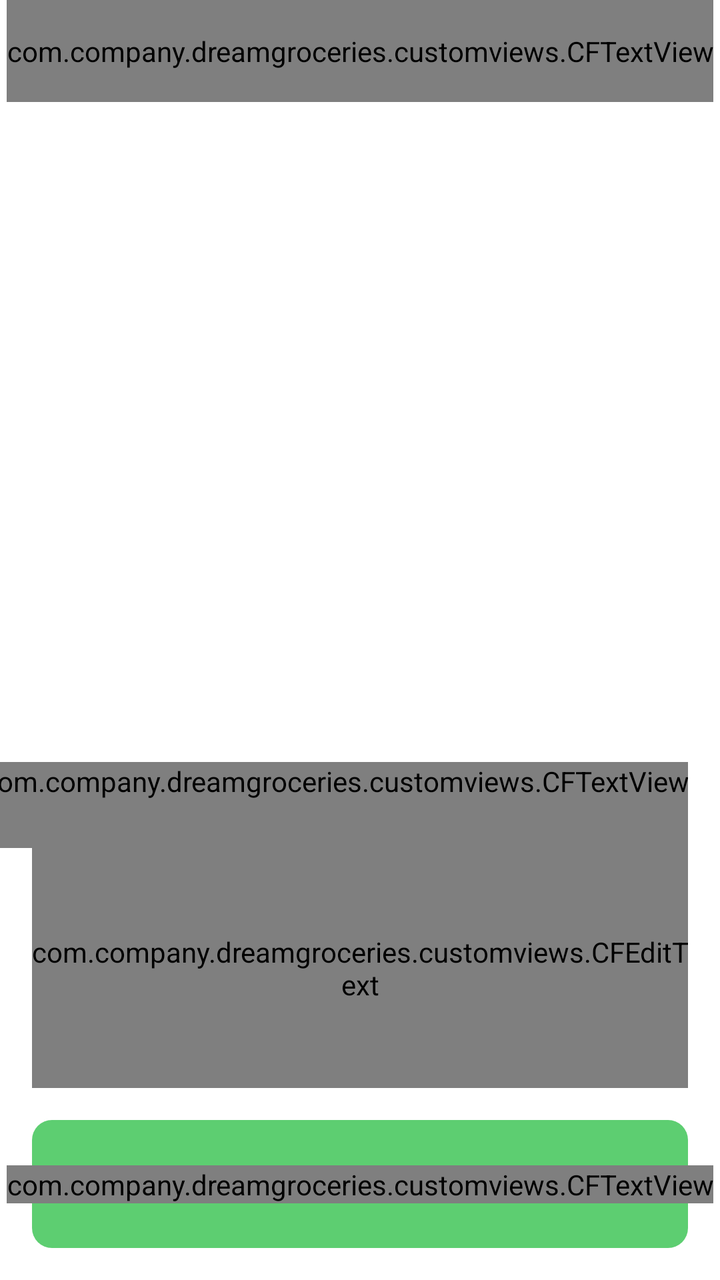
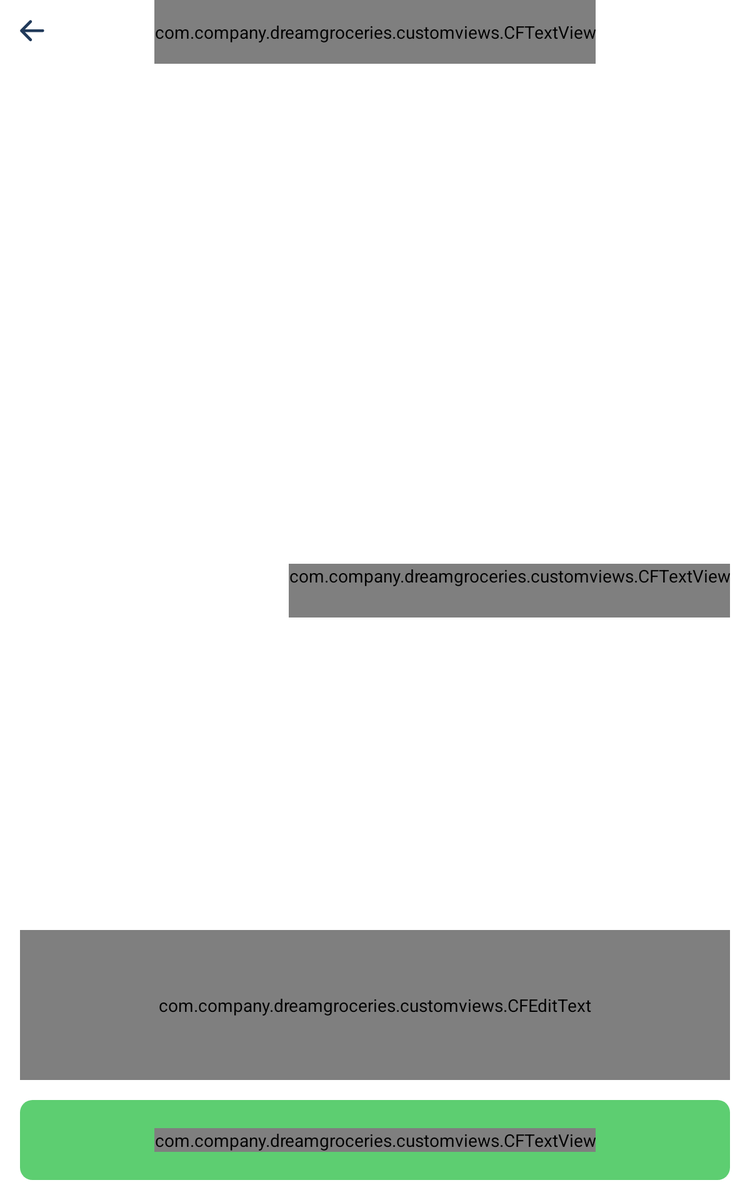

An Android layout and its configuration variant, each rendered on a device that would load it. The default file and the variant file are quoted in full after the pictures.
<!-- AndroidManifest.xml: application theme AppTheme -->
<!-- res/layout/fragment_manual_order.xml -->
<androidx.constraintlayout.widget.ConstraintLayout xmlns:android="http://schemas.android.com/apk/res/android"
    xmlns:app="http://schemas.android.com/apk/res-auto"
    xmlns:tools="http://schemas.android.com/tools"
    android:layout_width="match_parent"
    android:layout_height="match_parent"
    android:background="@color/white"
    tools:context=".login.fragments.EnterDetailsFragment">

    <ImageView
        android:id="@+id/ivBack"
        android:layout_width="wrap_content"
        android:layout_height="wrap_content"
        android:padding="@dimen/dp_16"
        android:src="@drawable/ic_back"
        app:layout_constraintStart_toStartOf="parent"
        app:layout_constraintTop_toTopOf="parent" />

    <com.company.dreamgroceries.customviews.CFTextView
        android:id="@+id/tvTitle"
        android:layout_width="wrap_content"
        android:layout_height="wrap_content"
        android:paddingTop="@dimen/dp_16"
        android:paddingBottom="@dimen/dp_16"
        android:text="@string/manual_order"
        android:textColor="@color/textColor"
        android:textSize="@dimen/txt_18"
        app:layout_constraintEnd_toEndOf="parent"
        app:layout_constraintStart_toStartOf="parent"
        app:layout_constraintTop_toTopOf="parent" />

    <ScrollView
        android:id="@+id/scrollView"
        android:layout_width="match_parent"
        android:layout_height="0dp"
        android:overScrollMode="never"
        android:paddingBottom="@dimen/dp_8"
        app:layout_constraintBottom_toBottomOf="parent"
        app:layout_constraintBottom_toTopOf="@id/tvAddMoreItems"
        app:layout_constraintStart_toStartOf="parent"
        app:layout_constraintTop_toBottomOf="@id/tvTitle">

        <LinearLayout
            android:id="@+id/llAddView"
            android:layout_width="match_parent"
            android:layout_height="match_parent"
            android:orientation="vertical"
            android:paddingTop="@dimen/dp_8">

        </LinearLayout>
    </ScrollView>


    <com.company.dreamgroceries.customviews.CFTextView
        android:id="@+id/tvAddMoreItems"
        android:layout_width="wrap_content"
        android:layout_height="wrap_content"
        android:layout_marginEnd="@dimen/dp_16"
        android:paddingBottom="@dimen/dp_24"
        android:text="@string/add_more_items"
        android:textColor="@color/colorPrimary"
        android:textSize="@dimen/txt_14"
        app:layout_constraintBottom_toTopOf="@id/tiAddInst"
        app:layout_constraintEnd_toEndOf="parent" />

    <com.google.android.material.textfield.TextInputLayout
        android:id="@+id/tiAddInst"
        style="@style/Widget.MaterialComponents.TextInputLayout.OutlinedBox"
        android:layout_width="match_parent"
        android:layout_height="wrap_content"
        android:layout_marginStart="@dimen/dp_16"
        android:layout_marginEnd="@dimen/dp_16"
        android:layout_marginBottom="@dimen/dp_16"
        android:hint="@string/add_inst"
        android:textColorHint="@color/colorAccent"
        app:boxStrokeColor="@color/colorPrimary"
        app:layout_constraintBottom_toTopOf="@id/viewNext"
        app:layout_constraintStart_toStartOf="parent">

        <com.company.dreamgroceries.customviews.CFEditText
            android:id="@+id/edtInst"
            android:layout_width="match_parent"
            android:layout_height="120dp"
            android:gravity="start|top"
            android:maxLines="4"
            android:inputType="textPersonName|textMultiLine"
            android:textColor="@color/textColor"
            android:textSize="@dimen/txt_14" />
        />
    </com.google.android.material.textfield.TextInputLayout>


    <View

        android:id="@+id/viewNext"
        android:layout_width="match_parent"
        android:layout_height="@dimen/btn_hgt"
        android:layout_marginStart="@dimen/dp_16"
        android:layout_marginEnd="@dimen/dp_16"
        android:layout_marginBottom="@dimen/dp_16"
        android:background="@drawable/btn_grn_bg"

        app:layout_constraintBottom_toBottomOf="parent"
        app:layout_constraintStart_toStartOf="parent" />

    <com.company.dreamgroceries.customviews.CFTextView
        android:layout_width="wrap_content"
        android:layout_height="wrap_content"
        android:text="@string/next"
        android:textAllCaps="false"
        android:textColor="@color/white"
        android:textSize="@dimen/txt_btn"
        app:layout_constraintBottom_toBottomOf="@id/viewNext"
        app:layout_constraintEnd_toEndOf="@id/viewNext"
        app:layout_constraintStart_toStartOf="@id/viewNext"
        app:layout_constraintTop_toTopOf="@id/viewNext" />


</androidx.constraintlayout.widget.ConstraintLayout>
<!-- resources referenced by this layout -->
<resources>
  <color name="colorAccent">#6788a9</color>
  <color name="colorPrimary">#5dce71</color>
  <color name="textColor">#213a5a</color>
  <color name="white">#FFFFFF</color>
  <dimen name="btn_hgt">64dp</dimen>
  <dimen name="dp_16">16dp</dimen>
  <dimen name="dp_24">24dp</dimen>
  <dimen name="dp_8">8dp</dimen>
  <dimen name="txt_14">14sp</dimen>
  <dimen name="txt_18">18sp</dimen>
  <dimen name="txt_btn">16sp</dimen>
  <!-- drawable btn_grn_bg (drawable) -->
  <?xml version="1.0" encoding="utf-8"?>
  <shape xmlns:android="http://schemas.android.com/apk/res/android" android:shape="rectangle">
      <solid android:color="@color/colorPrimary"></solid>
      <corners android:radius="@dimen/dp_10"></corners>
  
  </shape>
  <!-- drawable ic_back: png bitmap (drawable-xxxhdpi, 1104 bytes) -->
  <string name="add_inst">Additional Instructions.</string>
  <string name="add_more_items">Add More Items</string>
  <string name="manual_order">Manual Order</string>
  <string name="next">Next</string>
  <style name="AppTheme" parent="Theme.MaterialComponents.Light.NoActionBar">
          
          <item name="android:windowLightStatusBar">true</item>
          <item name="colorPrimary">@color/colorPrimary</item>
          <item name="colorPrimaryDark">@color/colorPrimaryDark</item>
          <item name="colorAccent">@color/colorAccent</item>
          <item name="android:statusBarColor">@color/statusbarBg</item>
      </style>
  <dimen name="dp_10">10dp</dimen>
  <color name="colorPrimaryDark">#5dce71</color>
  <color name="statusbarBg">#FFFFFF</color>
</resources>
<!-- res/layout-h720dp/fragment_manual_order.xml (the repository's variant of the layout above) -->
<!-- drawn on a 7-inch tablet held upright -->
<androidx.constraintlayout.widget.ConstraintLayout xmlns:android="http://schemas.android.com/apk/res/android"
    xmlns:app="http://schemas.android.com/apk/res-auto"
    xmlns:tools="http://schemas.android.com/tools"
    android:layout_width="match_parent"
    android:layout_height="match_parent"
    android:background="@color/white"
    tools:context=".login.fragments.EnterDetailsFragment">

    <ImageView
        android:id="@+id/ivBack"
        android:layout_width="wrap_content"
        android:layout_height="wrap_content"
        android:padding="@dimen/dp_16"
        android:src="@drawable/ic_back"
        app:layout_constraintStart_toStartOf="parent"
        app:layout_constraintTop_toTopOf="parent" />

    <com.company.dreamgroceries.customviews.CFTextView
        android:id="@+id/tvTitle"
        android:layout_width="wrap_content"
        android:layout_height="wrap_content"
        android:paddingTop="@dimen/dp_16"
        android:paddingBottom="@dimen/dp_16"
        android:text="@string/manual_order"
        android:textColor="@color/textColor"
        android:textSize="@dimen/txt_18"
        app:layout_constraintEnd_toEndOf="parent"
        app:layout_constraintStart_toStartOf="parent"
        app:layout_constraintTop_toTopOf="parent" />

    <ScrollView
        android:id="@+id/scrollView"
        android:layout_width="match_parent"
        android:layout_height="400dp"

        android:overScrollMode="never"
        android:paddingBottom="@dimen/dp_8"
        app:layout_constraintStart_toStartOf="parent"
        app:layout_constraintTop_toBottomOf="@id/tvTitle">

        <LinearLayout
            android:id="@+id/llAddView"
            android:layout_width="match_parent"
            android:layout_height="match_parent"
            android:orientation="vertical"
            android:paddingTop="@dimen/dp_8">

        </LinearLayout>
    </ScrollView>


    <com.company.dreamgroceries.customviews.CFTextView
        android:id="@+id/tvAddMoreItems"
        android:layout_width="wrap_content"
        android:layout_height="wrap_content"
        android:layout_marginEnd="@dimen/dp_16"
        android:paddingBottom="@dimen/dp_24"
        android:text="@string/add_more_items"
        android:textColor="@color/colorPrimary"
        android:textSize="@dimen/txt_14"
        app:layout_constraintTop_toBottomOf="@id/scrollView"
        app:layout_constraintEnd_toEndOf="parent" />



    <com.google.android.material.textfield.TextInputLayout
        android:id="@+id/tiAddInst"
        style="@style/Widget.MaterialComponents.TextInputLayout.OutlinedBox"
        android:layout_width="match_parent"
        android:layout_height="wrap_content"
        android:layout_marginStart="@dimen/dp_16"
        android:layout_marginEnd="@dimen/dp_16"
        android:layout_marginBottom="@dimen/dp_16"
        android:hint="@string/add_inst"
        android:textColorHint="@color/colorAccent"
        app:boxStrokeColor="@color/colorPrimary"
        app:layout_constraintBottom_toTopOf="@id/viewNext"
        app:layout_constraintStart_toStartOf="parent">

        <com.company.dreamgroceries.customviews.CFEditText
            android:id="@+id/edtInst"
            android:layout_width="match_parent"
            android:layout_height="120dp"
            android:gravity="start|top"
            android:maxLines="4"
            android:inputType="textPersonName|textMultiLine"
            android:textColor="@color/textColor"
            android:textSize="@dimen/txt_14" />
        />
    </com.google.android.material.textfield.TextInputLayout>


    <View

        android:id="@+id/viewNext"
        android:layout_width="match_parent"
        android:layout_height="@dimen/btn_hgt"
        android:layout_marginStart="@dimen/dp_16"
        android:layout_marginEnd="@dimen/dp_16"
        android:layout_marginBottom="@dimen/dp_16"
        android:background="@drawable/btn_grn_bg"

        app:layout_constraintBottom_toBottomOf="parent"
        app:layout_constraintStart_toStartOf="parent" />

    <com.company.dreamgroceries.customviews.CFTextView
        android:layout_width="wrap_content"
        android:layout_height="wrap_content"
        android:text="@string/next"
        android:textAllCaps="false"
        android:textColor="@color/white"
        android:textSize="@dimen/txt_btn"
        app:layout_constraintBottom_toBottomOf="@id/viewNext"
        app:layout_constraintEnd_toEndOf="@id/viewNext"
        app:layout_constraintStart_toStartOf="@id/viewNext"
        app:layout_constraintTop_toTopOf="@id/viewNext" />


</androidx.constraintlayout.widget.ConstraintLayout>
